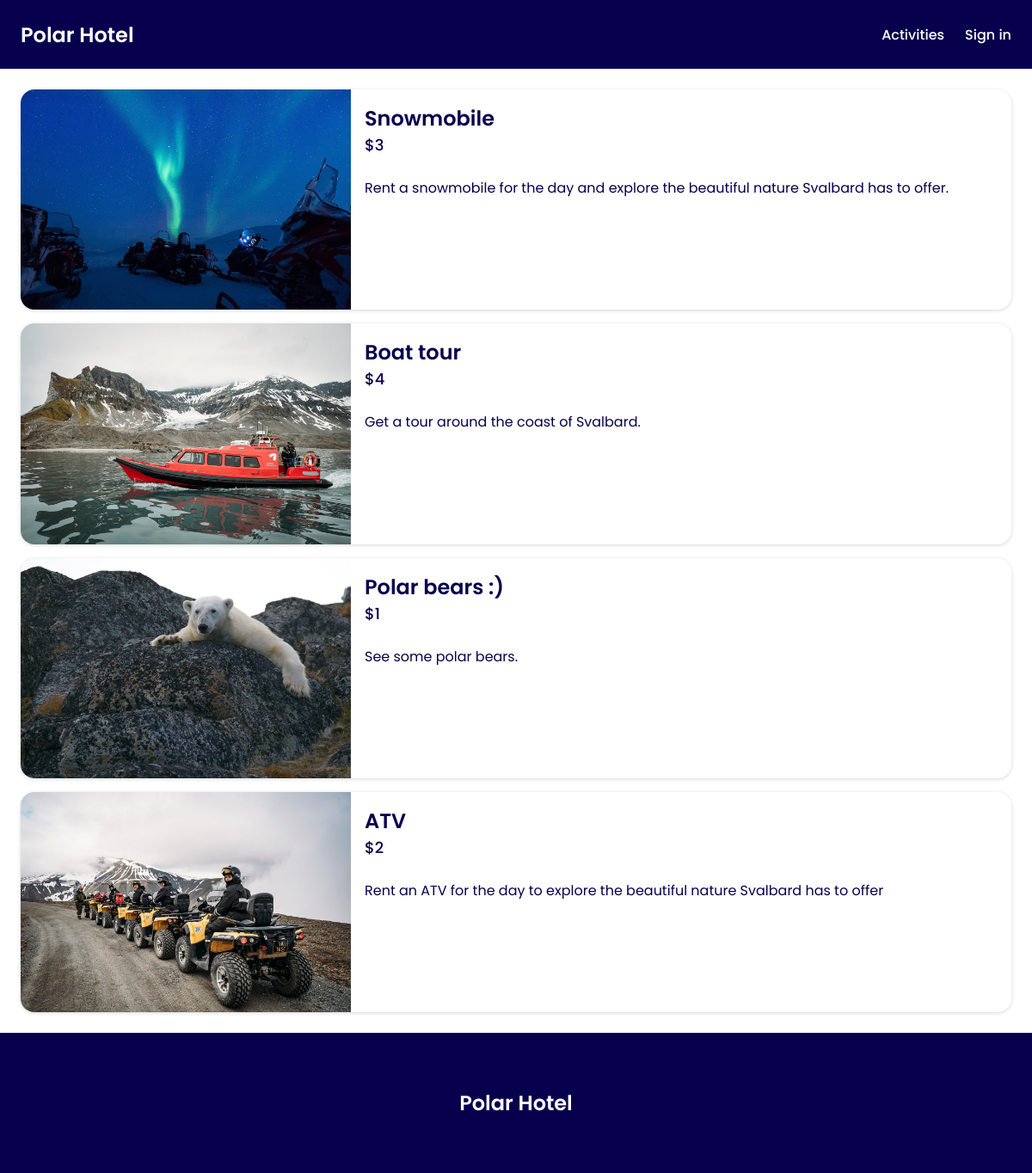
Page /activities.php on the committed database.
### tables this page shows
CREATE TABLE activities (
	id VARCHAR PRIMARY KEY,
	name VARCHAR,
	price INTEGER,
	description VARCHAR,
	image VARCHAR
);

### app/getActivities.php (called while the page is built, shortened)
<?php
require_once __DIR__ . "/autoload.php";
try {
    $selectActivities = $db->query("SELECT * FROM activities");
    $selectActivities->execute();
    $activities = $selectActivities->fetchAll();
} catch (PDOException $e) {
    $activities = [];
}

### activities.php (the view, shortened to what this page needs)
<?php
require_once __DIR__ . "/views/header.php";
require_once __DIR__ . "/views/navigation.php";
require __DIR__ . "/app/getActivities.php";
?>
<main class="room-main max-w-section">
    <div class="activity-cards-container">
        <?php foreach ($activities as $activity) : ?>
            <div class="activity-card">
                <img src=<?= "assets/images/" . $activity["image"] ?> alt="activity">
                <div class="activity-card-info">
                    <h3><?= $activity["name"]; ?></h3>
                    <div class="price-sm"><?= "$" . $activity["price"]; ?></div>
                    <p><?= $activity["description"]; ?></p>
                </div>
            </div>
        <?php endforeach; ?>
    </div>
</main>
<?php require_once __DIR__ . "/views/footer.php"; ?>

### views/header.php (shortened to what this page needs)
<!DOCTYPE html>
<html lang="en">
<head>
    <link rel="stylesheet" href="https://cdnjs.cloudflare.com/ajax/libs/font-awesome/6.5.1/css/all.min.css" />
    <link rel="stylesheet" href="assets/style/style.css">
    <link rel="stylesheet" href="assets/style/mediaQuery.css">
</head>
<body>

### views/navigation.php (shortened to what this page needs)
<header>
    <a href="index.php" class="nav-logo">Polar Hotel</a>
    <nav class="desktop-nav">
        <a href="activities.php">Activities</a>
        <a href=<?= isset($_SESSION["admin"]) ? "app/logout.php" : "login.php" ?>><?= isset($_SESSION["admin"]) ? "Sign out" : "Sign in" ?></a>
    </nav>
</header>

### views/footer.php (shortened to what this page needs)
<footer>
    <div class="nav-logo center">Polar Hotel</div>
</footer>
</body>
</html>

### assets/style/style.css (style rules this page uses)
:root { --dark-blue: #07004d; --blue: #28bafe; --light-blue: #e3f5fd; --white: #fff; --rounded-md: 16px; --rounded-sm: 8px; }
* { box-sizing: border-box; font-family: "Poppins", sans-serif; }
body { min-height: 100vh; background: var(--white); color: var(--dark-blue); margin: 0; padding: 0; }
footer { background: var(--dark-blue); color: var(--white); padding: 64px 24px; }
h1, h2, h3, p { margin: 0; }
h3 { font-size: 24px; font-weight: 600; }
a { color: var(--white); text-decoration: none; font-weight: 500; font-size: 1rem; }
.center { display: flex; justify-content: center; align-items: center; }
header { display: flex; justify-content: space-between; align-items: center; padding: 16px 24px; width: 100%; height: 80px; background: var(--dark-blue); color: var(--white); position: fixed; top: 0; left: 0; z-index: 50; overflow-x: hidden; }
.nav-logo { user-select: none; font-size: 24px; font-weight: 600; }
.desktop-nav { display: flex; gap: 24px; }
.max-w-section { max-width: 1440px; width: 100%; margin: 0 auto; }
.room-main { min-height: 100vh; padding: 104px 24px 0 24px; }
.activity-cards-container { display: flex; flex-direction: column; gap: 16px; padding-bottom: 24px; }
.activity-card { display: flex; flex-direction: column; overflow: hidden; border-radius: var(--rounded-md); box-shadow: rgba(0, 0, 0, 0.16) 0px 1px 4px; }
.activity-card img { max-height: 300px; object-fit: cover; object-position: center; }
.activity-card-info { padding: 16px; }
.activity-card-info .price-sm { font-size: 18px; font-weight: 500; margin-bottom: 24px; }

### assets/style/mediaQuery.css (style rules this page uses)
@media (min-width: 700px) { .activity-card { flex-direction: row; } }
@media (min-width: 700px) { .activity-card img { width: calc(100% / 3); } }

### rows in the picture
activities: image (picture), name "Snowmobile", price "3", description "Rent a snowmobile for the day and explore the beautiful nature Svalbard has to offer."
activities: image (picture), name "Boat tour", price "4", description "Get a tour around the coast of Svalbard."
activities: image (picture), name "Polar bears :)", price "1", description "See some polar bears."
activities: image (picture), name "ATV", price "2", description "Rent an ATV for the day to explore the beautiful nature Svalbard has to offer"
